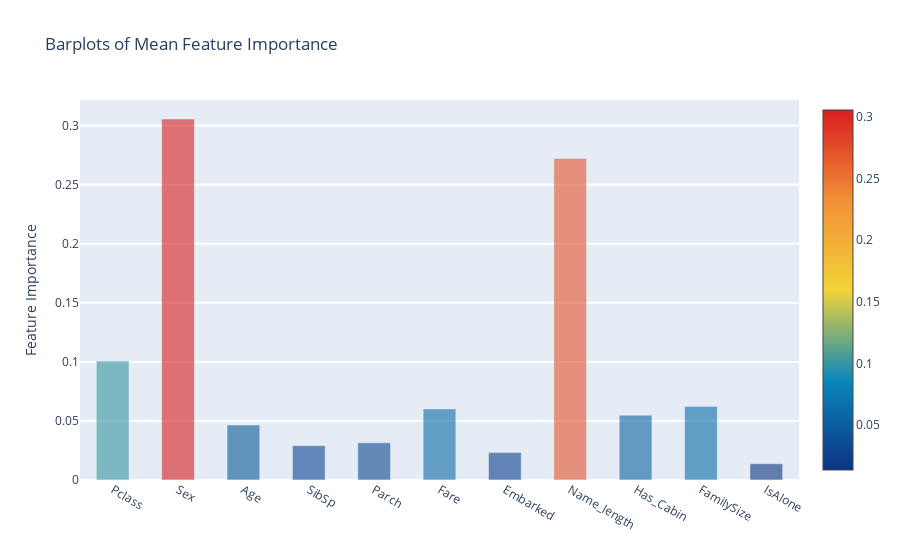

This figure's notebook cell:
### Code cell
#plot average feature importances
y = feature_dataframe['mean'].values
x = feature_dataframe['features'].values
data = [go.Bar(
            x= x,
             y= y,
            width = 0.5,
            marker=dict(
               color = feature_dataframe['mean'].values,
            colorscale='Portland',
            showscale=True,
            reversescale = False
            ),
            opacity=0.6
        )]

layout= go.Layout(
    autosize= True,
    title= 'Barplots of Mean Feature Importance',
    hovermode= 'closest',
#     xaxis= dict(
#         title= 'Pop',
#         ticklen= 5,
#         zeroline= False,
#         gridwidth= 2,
#     ),
    yaxis=dict(
        title= 'Feature Importance',
        ticklen= 5,
        gridwidth= 2
    ),
    showlegend= False
)
fig = go.Figure(data=data, layout=layout)
py.iplot(fig, filename='bar-direct-labels')

### Figure 1 — Plotly figure (JSON) as saved in the notebook; plotly's stock layout.template omitted (floating-point values rounded to 4 significant figures)
{"data": [{"marker": {"color": [0.1007, 0.3056, 0.04652, 0.0291, 0.03144, 0.06018, 0.0232, 0.2722, 0.05492, 0.06233, 0.01375], "colorscale": [[0, "rgb(12,51,131)"], [0.25, "rgb(10,136,186)"], [0.5, "rgb(242,211,56)"], [0.75, "rgb(242,143,56)"], [1, "rgb(217,30,30)"]], "reversescale": false, "showscale": true}, "opacity": 0.6, "type": "bar", "width": 0.5, "x": ["Pclass", "Sex", "Age", "SibSp", "Parch", "Fare", "Embarked", "Name_length", "Has_Cabin", "FamilySize", "IsAlone"], "y": [0.1007, 0.3056, 0.04652, 0.0291, 0.03144, 0.06018, 0.0232, 0.2722, 0.05492, 0.06233, 0.01375]}], "layout": {"autosize": true, "hovermode": "closest", "showlegend": false, "title": {"text": "Barplots of Mean Feature Importance"}, "yaxis": {"gridwidth": 2, "ticklen": 5, "title": {"text": "Feature Importance"}}}}
